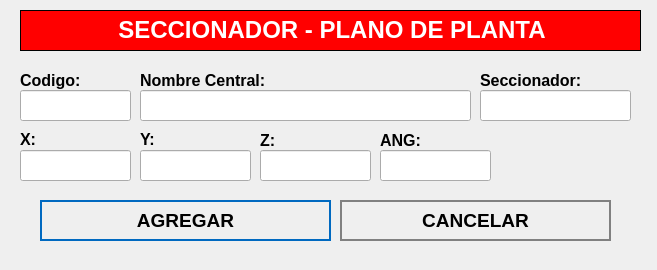
<?xml version="1.0" encoding="UTF-8"?>
<ui version="4.0">
 <class>NewBook</class>
 <widget class="QWidget" name="NewBook">
  <property name="geometry">
   <rect>
    <x>0</x>
    <y>0</y>
    <width>657</width>
    <height>270</height>
   </rect>
  </property>
  <property name="windowTitle">
   <string>Nuevo Registro</string>
  </property>
  <property name="styleSheet">
   <string notr="true">QPushButton
{	
	height: 2em;
 	border-style: solid;
	border-width: 2px;
 	border-color: grey;
	font-weight: bold;
}

QPushButton:hover
{
   	background-color:grey;
	color:white;
}</string>
  </property>
  <widget class="QLabel" name="label">
   <property name="geometry">
    <rect>
     <x>20</x>
     <y>10</y>
     <width>621</width>
     <height>41</height>
    </rect>
   </property>
   <property name="font">
    <font>
     <underline>false</underline>
    </font>
   </property>
   <property name="autoFillBackground">
    <bool>false</bool>
   </property>
   <property name="styleSheet">
    <string notr="true">background-color: red;</string>
   </property>
   <property name="frameShape">
    <enum>QFrame::Box</enum>
   </property>
   <property name="text">
    <string>&lt;html&gt;&lt;head/&gt;&lt;body&gt;&lt;p align=&quot;center&quot;&gt;&lt;span style=&quot; font-size:18pt; font-weight:600; color:#ffffff;&quot;&gt;SECCIONADOR - PLANO DE PLANTA&lt;/span&gt;&lt;/p&gt;&lt;/body&gt;&lt;/html&gt;</string>
   </property>
  </widget>
  <widget class="QLabel" name="label_autoriza">
   <property name="geometry">
    <rect>
     <x>20</x>
     <y>70</y>
     <width>101</width>
     <height>21</height>
    </rect>
   </property>
   <property name="text">
    <string>&lt;html&gt;&lt;head/&gt;&lt;body&gt;&lt;p&gt;&lt;span style=&quot; font-size:12pt; font-weight:600;&quot;&gt;Codigo:&lt;/span&gt;&lt;/p&gt;&lt;/body&gt;&lt;/html&gt;</string>
   </property>
  </widget>
  <widget class="QLineEdit" name="inputCodigo">
   <property name="geometry">
    <rect>
     <x>20</x>
     <y>90</y>
     <width>111</width>
     <height>31</height>
    </rect>
   </property>
   <property name="font">
    <font>
     <pointsize>12</pointsize>
    </font>
   </property>
  </widget>
  <widget class="QLineEdit" name="inputNombre">
   <property name="geometry">
    <rect>
     <x>140</x>
     <y>90</y>
     <width>331</width>
     <height>31</height>
    </rect>
   </property>
   <property name="font">
    <font>
     <pointsize>12</pointsize>
    </font>
   </property>
  </widget>
  <widget class="QPushButton" name="addButton">
   <property name="geometry">
    <rect>
     <x>40</x>
     <y>200</y>
     <width>291</width>
     <height>41</height>
    </rect>
   </property>
   <property name="font">
    <font>
     <pointsize>14</pointsize>
     <weight>75</weight>
     <bold>true</bold>
    </font>
   </property>
   <property name="cursor">
    <cursorShape>PointingHandCursor</cursorShape>
   </property>
   <property name="styleSheet">
    <string notr="true">QPushButton
{	
	height: 2em;
 	border-style: solid;
	border-width: 2px;
 	border-color: #0069c0;
	font-weight: bold;
}

QPushButton:hover
{
   	background-color:#0069c0;
	color:white;
}</string>
   </property>
   <property name="text">
    <string>AGREGAR</string>
   </property>
   <property name="icon">
    <iconset>
     <normaloff>../assets/icons/add-icon.png</normaloff>../assets/icons/add-icon.png</iconset>
   </property>
   <property name="iconSize">
    <size>
     <width>30</width>
     <height>30</height>
    </size>
   </property>
   <property name="autoDefault">
    <bool>true</bool>
   </property>
   <property name="default">
    <bool>true</bool>
   </property>
   <property name="flat">
    <bool>true</bool>
   </property>
  </widget>
  <widget class="QPushButton" name="cancelButton">
   <property name="geometry">
    <rect>
     <x>340</x>
     <y>200</y>
     <width>271</width>
     <height>41</height>
    </rect>
   </property>
   <property name="font">
    <font>
     <pointsize>14</pointsize>
     <weight>75</weight>
     <bold>true</bold>
    </font>
   </property>
   <property name="cursor">
    <cursorShape>PointingHandCursor</cursorShape>
   </property>
   <property name="styleSheet">
    <string notr="true">QPushButton
{	
	height: 2em;
 	border-style: solid;
	border-width: 2px;
 	border-color: grey;
	font-weight: bold;
}

QPushButton:hover
{
   	background-color:grey;
	color:white;
}</string>
   </property>
   <property name="text">
    <string>CANCELAR</string>
   </property>
   <property name="icon">
    <iconset>
     <normaloff>../assets/icons/cancel-icon.png</normaloff>../assets/icons/cancel-icon.png</iconset>
   </property>
   <property name="iconSize">
    <size>
     <width>30</width>
     <height>30</height>
    </size>
   </property>
   <property name="autoDefault">
    <bool>true</bool>
   </property>
   <property name="default">
    <bool>true</bool>
   </property>
   <property name="flat">
    <bool>true</bool>
   </property>
  </widget>
  <widget class="QLabel" name="label_aquienVisita">
   <property name="geometry">
    <rect>
     <x>140</x>
     <y>70</y>
     <width>191</width>
     <height>21</height>
    </rect>
   </property>
   <property name="text">
    <string>&lt;html&gt;&lt;head/&gt;&lt;body&gt;&lt;p&gt;&lt;span style=&quot; font-size:12pt; font-weight:600;&quot;&gt;Nombre Central:&lt;/span&gt;&lt;/p&gt;&lt;/body&gt;&lt;/html&gt;</string>
   </property>
  </widget>
  <widget class="QLabel" name="label_horaIngreso">
   <property name="geometry">
    <rect>
     <x>20</x>
     <y>130</y>
     <width>71</width>
     <height>16</height>
    </rect>
   </property>
   <property name="text">
    <string>&lt;html&gt;&lt;head/&gt;&lt;body&gt;&lt;p&gt;&lt;span style=&quot; font-size:12pt; font-weight:600;&quot;&gt;X:&lt;/span&gt;&lt;/p&gt;&lt;/body&gt;&lt;/html&gt;</string>
   </property>
  </widget>
  <widget class="QLabel" name="label_horaSalida">
   <property name="geometry">
    <rect>
     <x>140</x>
     <y>130</y>
     <width>81</width>
     <height>16</height>
    </rect>
   </property>
   <property name="text">
    <string>&lt;html&gt;&lt;head/&gt;&lt;body&gt;&lt;p&gt;&lt;span style=&quot; font-size:12pt; font-weight:600;&quot;&gt;Y:&lt;/span&gt;&lt;/p&gt;&lt;/body&gt;&lt;/html&gt;</string>
   </property>
  </widget>
  <widget class="QLabel" name="label_motivoVisita">
   <property name="geometry">
    <rect>
     <x>260</x>
     <y>130</y>
     <width>101</width>
     <height>21</height>
    </rect>
   </property>
   <property name="text">
    <string>&lt;html&gt;&lt;head/&gt;&lt;body&gt;&lt;p&gt;&lt;span style=&quot; font-size:12pt; font-weight:600;&quot;&gt;Z:&lt;/span&gt;&lt;/p&gt;&lt;/body&gt;&lt;/html&gt;</string>
   </property>
  </widget>
  <widget class="QLineEdit" name="inputX">
   <property name="geometry">
    <rect>
     <x>20</x>
     <y>150</y>
     <width>111</width>
     <height>31</height>
    </rect>
   </property>
   <property name="font">
    <font>
     <pointsize>12</pointsize>
    </font>
   </property>
  </widget>
  <widget class="QLineEdit" name="inputY">
   <property name="geometry">
    <rect>
     <x>140</x>
     <y>150</y>
     <width>111</width>
     <height>31</height>
    </rect>
   </property>
   <property name="font">
    <font>
     <pointsize>12</pointsize>
    </font>
   </property>
  </widget>
  <widget class="QLineEdit" name="inputZ">
   <property name="geometry">
    <rect>
     <x>260</x>
     <y>150</y>
     <width>111</width>
     <height>31</height>
    </rect>
   </property>
   <property name="font">
    <font>
     <pointsize>12</pointsize>
    </font>
   </property>
  </widget>
  <widget class="QLineEdit" name="inputSeccionador">
   <property name="geometry">
    <rect>
     <x>480</x>
     <y>90</y>
     <width>151</width>
     <height>31</height>
    </rect>
   </property>
   <property name="font">
    <font>
     <pointsize>12</pointsize>
    </font>
   </property>
  </widget>
  <widget class="QLabel" name="label_motivoVisita_3">
   <property name="geometry">
    <rect>
     <x>480</x>
     <y>70</y>
     <width>161</width>
     <height>21</height>
    </rect>
   </property>
   <property name="text">
    <string>&lt;html&gt;&lt;head/&gt;&lt;body&gt;&lt;p&gt;&lt;span style=&quot; font-size:12pt; font-weight:600;&quot;&gt;Seccionador:&lt;/span&gt;&lt;/p&gt;&lt;/body&gt;&lt;/html&gt;</string>
   </property>
  </widget>
  <widget class="QLabel" name="label_motivoVisita_2">
   <property name="geometry">
    <rect>
     <x>380</x>
     <y>130</y>
     <width>101</width>
     <height>21</height>
    </rect>
   </property>
   <property name="text">
    <string>&lt;html&gt;&lt;head/&gt;&lt;body&gt;&lt;p&gt;&lt;span style=&quot; font-size:12pt; font-weight:600;&quot;&gt;ANG:&lt;/span&gt;&lt;/p&gt;&lt;/body&gt;&lt;/html&gt;</string>
   </property>
  </widget>
  <widget class="QLineEdit" name="inputANG">
   <property name="geometry">
    <rect>
     <x>380</x>
     <y>150</y>
     <width>111</width>
     <height>31</height>
    </rect>
   </property>
   <property name="font">
    <font>
     <pointsize>12</pointsize>
    </font>
   </property>
  </widget>
 </widget>
 <tabstops>
  <tabstop>inputCodigo</tabstop>
  <tabstop>inputNombre</tabstop>
  <tabstop>addButton</tabstop>
  <tabstop>cancelButton</tabstop>
 </tabstops>
 <resources/>
 <connections/>
</ui>
